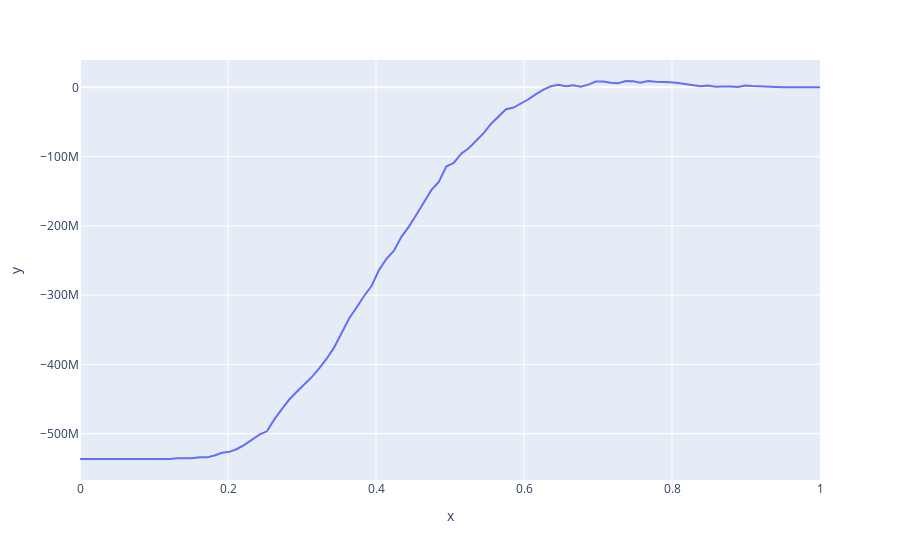

The code cell stored with this chart in its notebook:
### Code cell
analyse_pnl(taux=0.04, default_rate=1)
